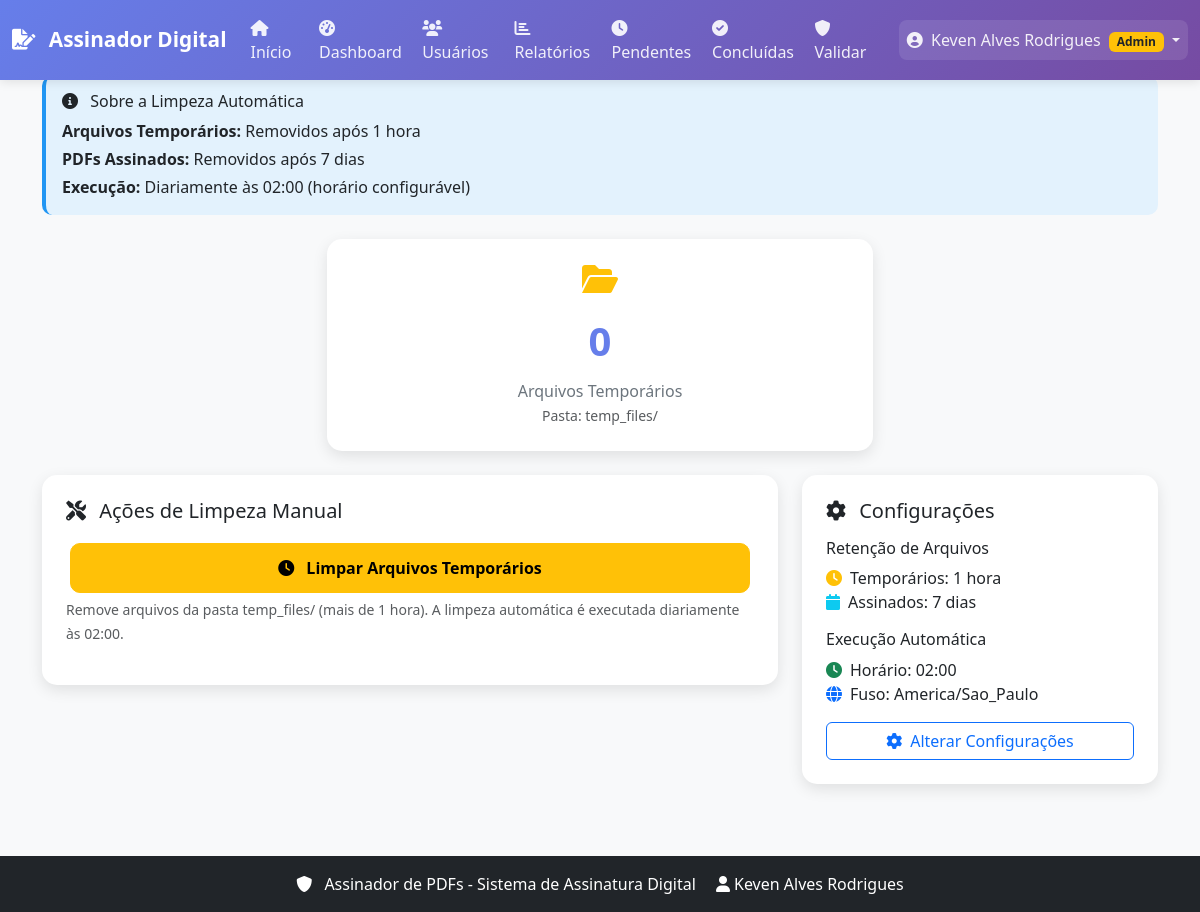
Page /admin/cleanup (signed in) on the committed database.
### models.py (models this page shows, shortened)
class User(UserMixin, db.Model):
    __tablename__ = 'users'
    __table_args__ = (
        db.Index('idx_users_username', 'username'),
        db.Index('idx_users_email', 'email'),
        db.Index('idx_users_role', 'role'),
    )
    id = db.Column(db.Integer, primary_key=True)
    username = db.Column(db.String(80), unique=True, nullable=False)
    email = db.Column(db.String(120), unique=True, nullable=False)
    password_hash = db.Column(db.String(255), nullable=True)  # Nullable para usuários LDAP
    full_name = db.Column(db.String(120), nullable=False)
    role = db.Column(db.String(20), default='user')  # 'user' ou 'admin'
    is_active = db.Column(db.Boolean, default=True)
    created_at = db.Column(db.DateTime, default=datetime.now)
    last_login = db.Column(db.DateTime)
    must_change_password = db.Column(db.Boolean, default=False)
    signatures = db.relationship('Signature', backref='user', lazy='dynamic')
    ldap_dn = db.Column(db.String(500))  # Distinguished Name do LDAP
    department = db.Column(db.String(200))  # Departamento
    position = db.Column(db.String(200))  # Cargo
    phone = db.Column(db.String(50))  # Telefone
    mobile = db.Column(db.String(50))  # Celular
    city = db.Column(db.String(100))  # Cidade
    state = db.Column(db.String(100))  # Estado
    postal_code = db.Column(db.String(20))  # CEP
    country = db.Column(db.String(100))  # País
    street_address = db.Column(db.String(500))  # Endereço
    home_phone = db.Column(db.String(50))  # Telefone residencial
    work_address = db.Column(db.String(500))  # Endereço comercial
    fax = db.Column(db.String(50))  # Fax
    pager = db.Column(db.String(50))  # Pager
    is_ldap_user = db.Column(db.Boolean, default=False)  # Indica se é usuário LDAP
    def is_admin(self):
        return self.role == 'admin'

### app.py (the view, shortened to what this page needs)
    @app.route('/admin/cleanup', methods=['GET', 'POST'])
    @login_required
    @admin_required
    def admin_cleanup():
        temp_files_count = 0
        signed_files_count = 0
        try:
            if os.path.exists(TEMP_DIR):
                temp_files_count = len([f for f in os.listdir(TEMP_DIR) if os.path.isfile(os.path.join(TEMP_DIR, f))])
            if os.path.exists(PDF_SIGNED_DIR):
                signed_files_count = len([f for f in os.listdir(PDF_SIGNED_DIR) if os.path.isfile(os.path.join(PDF_SIGNED_DIR, f))])
        except Exception as e:
            flash(f'Erro ao obter estatísticas: {e}', 'error')
        return render_template('admin/cleanup.html',
                             temp_files_count=temp_files_count,
                             signed_files_count=signed_files_count)

### auth.py (called while the page is built)
def admin_required(f):
    @wraps(f)
    def decorated_function(*args, **kwargs):
        if not current_user.is_authenticated:
            return redirect(url_for('login'))
        if not current_user.is_admin():
            flash('Acesso negado. Privilégios de administrador necessários.', 'error')
            return redirect(url_for('index'))
        return f(*args, **kwargs)
    return decorated_function

### utils/mobile_optimizations.py (called while the page is built, shortened)
def is_mobile_device():
    user_agent = request.headers.get('User-Agent', '').lower()
    mobile_indicators = [
        'mobile', 'android', 'iphone', 'ipad', 'tablet',
        'samsung', 'chrome', 'safari'
    ]
    return any(indicator in user_agent for indicator in mobile_indicators)

def optimize_for_device():
    if not is_mobile_device():
        return

def get_optimized_query_limits():
    if not is_mobile_device():
        return 100  # Desktop

def should_use_compression():
    if not is_mobile_device():
        return False
    return True

def get_cache_timeout():
    if not is_mobile_device():
        return 300  # 5 minutos para desktop

def get_mobile_headers():
    if not is_mobile_device():
        return {}

def log_performance_metrics():
    if not is_mobile_device():
        return
    if hasattr(g, 'start_time'):
        duration = time.time() - g.start_time
        user_agent = request.headers.get('User-Agent', '')
        if duration > 2.0:
            print(f"SLOW MOBILE REQUEST: {duration:.2f}s - {request.endpoint} - {user_agent[:50]}")

### templates/admin/cleanup.html (shortened to what this page needs)
{% extends "base.html" %}
{% block content %}
    <div class="container">
        <div class="info-card">
            <h6 class="mb-2">
                <i class="fas fa-info-circle me-2"></i>
                Sobre a Limpeza Automática
            </h6>
            <p class="mb-1">
                <strong>Arquivos Temporários:</strong> Removidos após 1 hora
            </p>
            <p class="mb-1">
                <strong>PDFs Assinados:</strong> Removidos após 7 dias
            </p>
            <p class="mb-0">
                <strong>Execução:</strong> Diariamente às 02:00 (horário configurável)
            </p>
        </div>
        <div class="row justify-content-center">
            <div class="col-md-6">
                <div class="stats-card">
                    <i class="fas fa-folder-open fa-2x text-warning mb-3"></i>
                    <div class="stats-number">{{ temp_files_count }}</div>
                    <div class="stats-label">Arquivos Temporários</div>
                    <small class="text-muted">Pasta: temp_files/</small>
                </div>
            </div>
        </div>
        <div class="row">
            <div class="col-lg-8">
                <div class="action-card">
                    <h5 class="mb-3">
                        <i class="fas fa-tools me-2"></i>
                        Ações de Limpeza Manual
                    </h5>
                    <form method="POST" action="{{ url_for('admin_cleanup') }}">
                        <div class="row">
                            <div class="col-md-12 mb-3">
                                <div class="d-grid">
                                    <button type="submit" name="action" value="cleanup_temp"
                                            class="btn btn-warning btn-cleanup">
                                        <i class="fas fa-clock me-2"></i>
                                        Limpar Arquivos Temporários
                                    </button>
                                </div>
                                <small class="text-muted">Remove arquivos da pasta temp_files/ (mais de 1 hora). A limpeza automática é executada diariamente às 02:00.</small>
                            </div>
                        </div>
                    </form>
                </div>
            </div>
            <div class="col-lg-4">
                <div class="action-card">
                    <h5 class="mb-3">
                        <i class="fas fa-cog me-2"></i>
                        Configurações
                    </h5>
                    <div class="mb-3">
                        <h6>Retenção de Arquivos</h6>
                        <ul class="list-unstyled">
                            <li><i class="fas fa-clock text-warning me-2"></i>Temporários: 1 hora</li>
                            <li><i class="fas fa-calendar text-info me-2"></i>Assinados: 7 dias</li>
                        </ul>
                    </div>
                    <div class="mb-3">
                        <h6>Execução Automática</h6>
                        <ul class="list-unstyled">
                            <li><i class="fas fa-clock text-success me-2"></i>Horário: 02:00</li>
                            <li><i class="fas fa-globe text-primary me-2"></i>Fuso: America/Sao_Paulo</li>
                        </ul>
                    </div>
                    <div class="d-grid">
                        <a href="{{ url_for('admin_settings') }}" class="btn btn-outline-primary">
                            <i class="fas fa-cog me-2"></i>Alterar Configurações
                        </a>
                    </div>
                </div>
            </div>
        </div>
    </div>
{% endblock %}

### templates/base.html (shortened to what this page needs)
<!DOCTYPE html>
<html lang="pt-BR">
<head>
    <link href="https://cdn.jsdelivr.net/npm/bootstrap@5.3.0/dist/css/bootstrap.min.css" rel="stylesheet">
    <link href="https://cdnjs.cloudflare.com/ajax/libs/font-awesome/6.0.0/css/all.min.css" rel="stylesheet">
</head>
<body>
    <nav class="navbar navbar-expand-lg navbar-dark">
        <div class="container-fluid">
            <a class="navbar-brand" href="{{ url_for('index') }}">
                <i class="fas fa-file-signature me-2"></i>
                Assinador Digital
            </a>
            <div class="collapse navbar-collapse" id="navbarNav">
                <ul class="navbar-nav me-auto">
                    {% if current_user.is_authenticated %}
                        <li class="nav-item">
                            <a class="nav-link {% if request.endpoint == 'index' %}active{% endif %}" href="{{ url_for('index') }}">
                                <i class="fas fa-home me-1"></i>Início
                            </a>
                        </li>
                        {% if current_user.role == 'admin' %}
                            <li class="nav-item">
                                <a class="nav-link {% if request.endpoint == 'admin_dashboard' %}active{% endif %}" href="{{ url_for('admin_dashboard') }}">
                                    <i class="fas fa-tachometer-alt me-1"></i>Dashboard
                                </a>
                            </li>
                            <li class="nav-item">
                                <a class="nav-link {% if request.endpoint == 'admin_users' %}active{% endif %}" href="{{ url_for('admin_users') }}">
                                    <i class="fas fa-users me-1"></i>Usuários
                                </a>
                            </li>
                            <li class="nav-item">
                                <a class="nav-link {% if request.endpoint == 'admin_reports' %}active{% endif %}" href="{{ url_for('admin_reports') }}">
                                    <i class="fas fa-chart-bar me-1"></i>Relatórios
                                </a>
                            </li>
                        {% endif %}
                        <li class="nav-item">
                            <a class="nav-link {% if request.endpoint == 'internal_pending_signatures' %}active{% endif %}" href="{{ url_for('internal_pending_signatures') }}">
                                <i class="fas fa-clock me-1"></i>Pendentes
                            </a>
                        </li>
                        <li class="nav-item">
                            <a class="nav-link {% if request.endpoint == 'internal_completed_signatures' %}active{% endif %}" href="{{ url_for('internal_completed_signatures') }}">
                                <i class="fas fa-check-circle me-1"></i>Concluídas
                            </a>
                        </li>
                        <li class="nav-item">
                            <a class="nav-link {% if request.endpoint == 'validate_pdf' %}active{% endif %}" href="{{ url_for('validate_pdf') }}">
                                <i class="fas fa-shield-alt me-1"></i>Validar
                            </a>
                        </li>
                    {% endif %}
                </ul>
                {% if current_user.is_authenticated %}
                    <ul class="navbar-nav">
                        <li class="nav-item dropdown">
                            <a class="nav-link dropdown-toggle user-dropdown" href="#" id="userDropdown" role="button" data-bs-toggle="dropdown">
                                <i class="fas fa-user-circle me-1"></i>
                                {{ current_user.full_name }}
                                {% if current_user.role == 'admin' %}
                                    <span class="badge bg-warning text-dark ms-1">Admin</span>
                                {% endif %}
                            </a>
                        </li>
                    </ul>
                {% endif %}
            </div>
        </div>
    </nav>
    <div class="main-content">
        {% block content %}{% endblock %}
    </div>
    <footer class="bg-dark text-white text-center py-3 mt-5">
        <div class="container">
            <p class="mb-0">
                <i class="fas fa-shield-alt me-2"></i>
                Assinador de PDFs - Sistema de Assinatura Digital
                <span class="ms-3">
                    <i class="fas fa-user me-1"></i>{{ current_user.full_name if current_user.is_authenticated else 'Visitante' }}
                </span>
            </p>
        </div>
    </footer>
</body>
</html>

### rows in the picture
User: full_name "Keven Alves Rodrigues", is_active+full_name "Keven Alves Rodrigues"

### other values in the picture
{{ temp_files_count }} "0"
